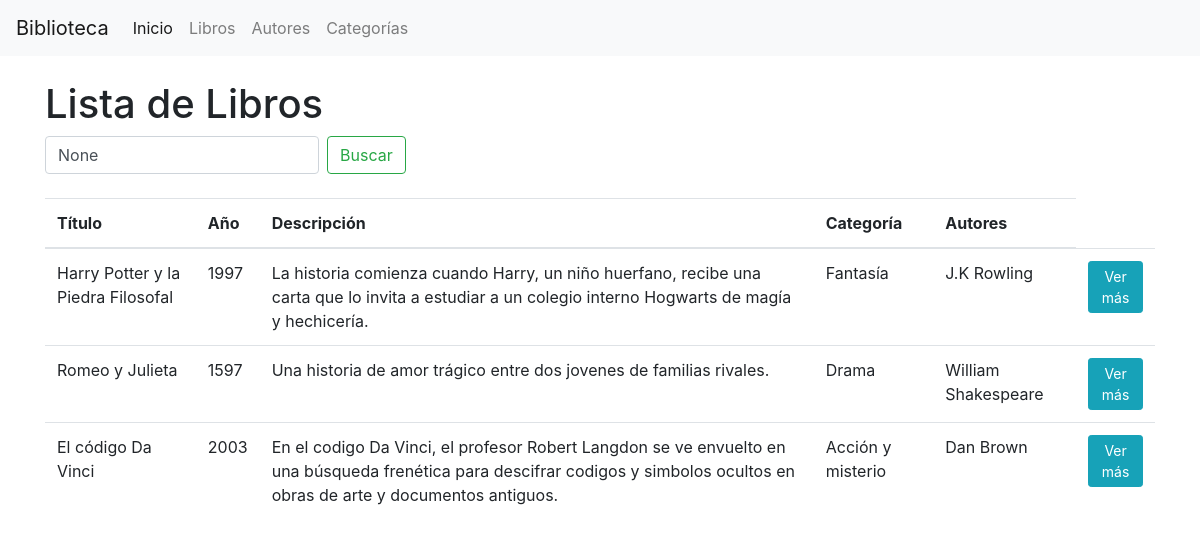
The app's page /libros/ with its own data.
### catalogo/models.py (models this page shows, shortened)
class Libro(models.Model):
    titulo = models.CharField(max_length=200)
    anio_publicacion = models.IntegerField()
    descripcion_breve = models.TextField()
    categoria = models.ForeignKey(Categoria, on_delete=models.CASCADE)
    autores = models.ManyToManyField(Autor)

class Categoria(models.Model):
    nombre = models.CharField(max_length=100)
    descripcion = models.TextField()

class Autor(models.Model):
    nombre = models.CharField(max_length=100)
    nacionalidad = models.CharField(max_length=100)

### catalogo/views.py (the view)
# urls.py: path('libros/', views.libros, name='libros'),
def libros(request):
    query = request.GET.get('q')
    if query:
        libros = Libro.objects.filter(titulo__icontains=query)
    else:
        libros = Libro.objects.all()
    return render(request, 'catalogo/libros.html', {'libros': libros, 'query': query})

### catalogo/templates/catalogo/libros.html (shortened to what this page needs)
{% extends "catalogo/base_home.html" %}
{% load static %}
{% block content %}
<div class="container mt-4">
  <h1>Lista de Libros</h1>
  <form id="searchForm" class="form-inline mb-4" method="GET" action="{% url 'libros' %}">
    <input class="form-control mr-sm-2" type="search" name="q" placeholder="Buscar libros" aria-label="Search" value="{{ query }}" required>
    <button class="btn btn-outline-success my-2 my-sm-0" type="submit">Buscar</button>
  </form>
  {% if libros %}
  <table class="table">
    <thead>
      <tr>
        <th scope="col">Título</th>
        <th scope="col">Año</th>
        <th scope="col">Descripción</th>
        <th scope="col">Categoría</th>
        <th scope="col">Autores</th>
      </tr>
    </thead>
    <tbody>
      {% for libro in libros %}
      <tr>
        <td>{{ libro.titulo }}</td>
        <td>{{ libro.anio_publicacion }}</td>
        <td>{{ libro.descripcion_breve }}</td>
        <td>{{ libro.categoria.nombre }}</td>
        <td>
          {% for autor in libro.autores.all %}
            {{ autor.nombre }}{% if not forloop.last %}, {% endif %}
          {% endfor %}
        </td>
        <td>
          <button class="btn btn-info btn-sm ver-mas" data-toggle="modal" data-target="#modalVerMas" data-libro-id="{{ libro.id }}">Ver más</button>
        </td>
      </tr>
      {% endfor %}
    </tbody>
  </table>
  {% else %}
  <p>No se encontraron libros.</p>
  {% endif %}
</div>
{% endblock %}

### catalogo/templates/catalogo/base_home.html (shortened to what this page needs)
<!DOCTYPE html>
<html>
<head>
    {% load static %}
    <link rel="stylesheet" href="{% static 'catalogo/css/styles.css' %}">
    <link rel="stylesheet" href="https://cdn.jsdelivr.net/npm/bootstrap@4.6.2/dist/css/bootstrap.min.css">
    <link rel="stylesheet" href="https://cdnjs.cloudflare.com/ajax/libs/aos/2.3.4/aos.css">
</head>
<body>
    <nav class="navbar navbar-expand-lg navbar-light bg-light">
      <a class="navbar-brand" href="#">Biblioteca</a>
      <div class="collapse navbar-collapse" id="navbarNavAltMarkup">
        <div class="navbar-nav">
          <a class="nav-link active" href="{% url 'inicio' %}">Inicio <span class="sr-only">(current)</span></a>
          <a class="nav-link" href="{% url 'libros' %}">Libros</a>
          <a class="nav-link" href="{% url 'autores' %}">Autores</a>
          <a class="nav-link" href="{% url 'categorias' %}">Categorías</a>
        </div>
      </div>
    </nav>
    <div class="content" data-aos="fade-up">
        {% block content %}
        {% endblock %}
    </div>
</body>
</html>

### catalogo/static/catalogo/css/Styles.css (style rules this page uses)
body { background-color: #f5f5dc; font-family: Arial, sans-serif; }

### records on screen
Libro: titulo "Harry Potter y la Piedra Filosofal", anio_publicacion "1997", descripcion_breve "La historia comienza cuando Harry, un niño huerfano, recibe una carta que lo invita a estudiar a un colegio interno Hogwarts de magía y hechicería.", categoria.nombre "Fantasía"
Autor: nombre "J.K Rowling"
Libro: titulo "Romeo y Julieta", anio_publicacion "1597", descripcion_breve "Una historia de amor trágico entre dos jovenes de familias rivales.", categoria.nombre "Drama"
Autor: nombre "William Shakespeare"
Libro: titulo "El código Da Vinci", anio_publicacion "2003", descripcion_breve "En el codigo Da Vinci, el profesor Robert Langdon se ve envuelto en una búsqueda frenética para descifrar codigos y simbolos ocultos en obras de arte y documentos antiguos.", categoria.nombre "Acción y misterio"
Autor: nombre "Dan Brown"
